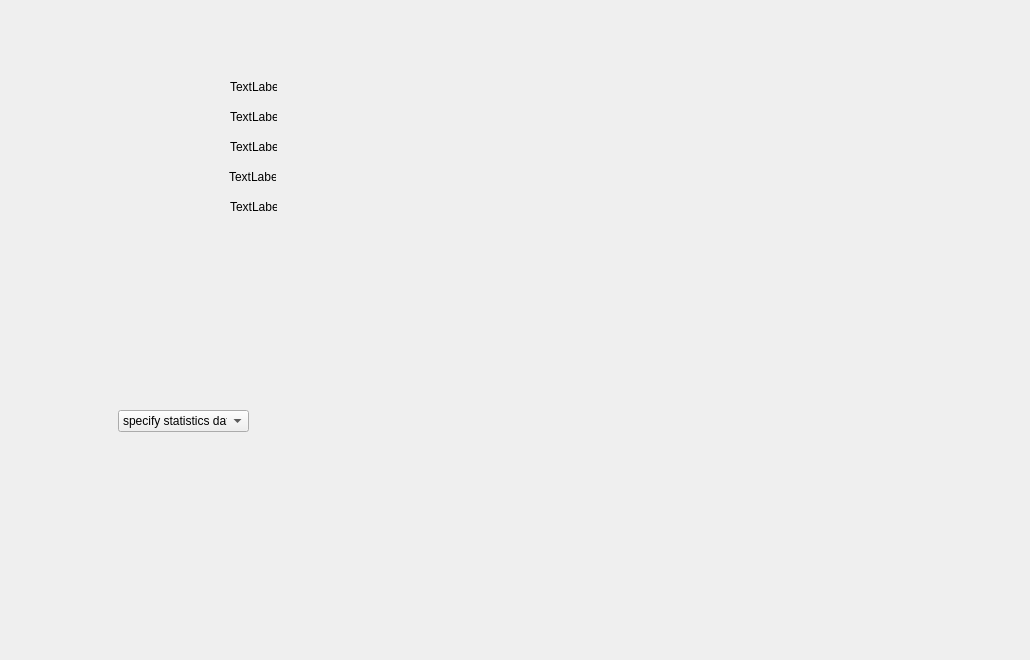
       <widget class="QWidget" name="Picharts">
        <attribute name="title">
         <string>PieChart</string>
        </attribute>
        <widget class="QLabel" name="yellow">
         <property name="geometry">
          <rect>
           <x>230</x>
           <y>140</y>
           <width>47</width>
           <height>13</height>
          </rect>
         </property>
         <property name="text">
          <string>TextLabel</string>
         </property>
        </widget>
        <widget class="QLabel" name="statistics_lab">
         <property name="geometry">
          <rect>
           <x>255</x>
           <y>412</y>
           <width>121</width>
           <height>20</height>
          </rect>
         </property>
         <property name="text">
          <string/>
         </property>
        </widget>
        <widget class="QLabel" name="blue">
         <property name="geometry">
          <rect>
           <x>229</x>
           <y>170</y>
           <width>47</width>
           <height>13</height>
          </rect>
         </property>
         <property name="text">
          <string>TextLabel</string>
         </property>
        </widget>
        <widget class="QComboBox" name="statistic_data">
         <property name="geometry">
          <rect>
           <x>118</x>
           <y>410</y>
           <width>131</width>
           <height>22</height>
          </rect>
         </property>
         <item>
          <property name="text">
           <string>specify statistics data</string>
          </property>
         </item>
         <item>
          <property name="text">
           <string>age</string>
          </property>
         </item>
         <item>
          <property name="text">
           <string>gender</string>
          </property>
         </item>
         <item>
          <property name="text">
           <string>employee_groupe</string>
          </property>
         </item>
        </widget>
        <widget class="QLabel" name="green">
         <property name="geometry">
          <rect>
           <x>230</x>
           <y>110</y>
           <width>47</width>
           <height>13</height>
          </rect>
         </property>
         <property name="text">
          <string>TextLabel</string>
         </property>
        </widget>
        <widget class="PieChartWidget" name="statistics" native="true">
         <property name="geometry">
          <rect>
           <x>380</x>
           <y>10</y>
           <width>641</width>
           <height>641</height>
          </rect>
         </property>
        </widget>
        <widget class="QLabel" name="lab_graph_type">
         <property name="geometry">
          <rect>
           <x>253</x>
           <y>370</y>
           <width>111</width>
           <height>21</height>
          </rect>
         </property>
         <property name="text">
          <string/>
         </property>
        </widget>
        <widget class="QLabel" name="black">
         <property name="geometry">
          <rect>
           <x>230</x>
           <y>200</y>
           <width>47</width>
           <height>13</height>
          </rect>
         </property>
         <property name="text">
          <string>TextLabel</string>
         </property>
        </widget>
        <widget class="QLabel" name="red">
         <property name="geometry">
          <rect>
           <x>230</x>
           <y>80</y>
           <width>47</width>
           <height>13</height>
          </rect>
         </property>
         <property name="text">
          <string>TextLabel</string>
         </property>
        </widget>
       </widget>
